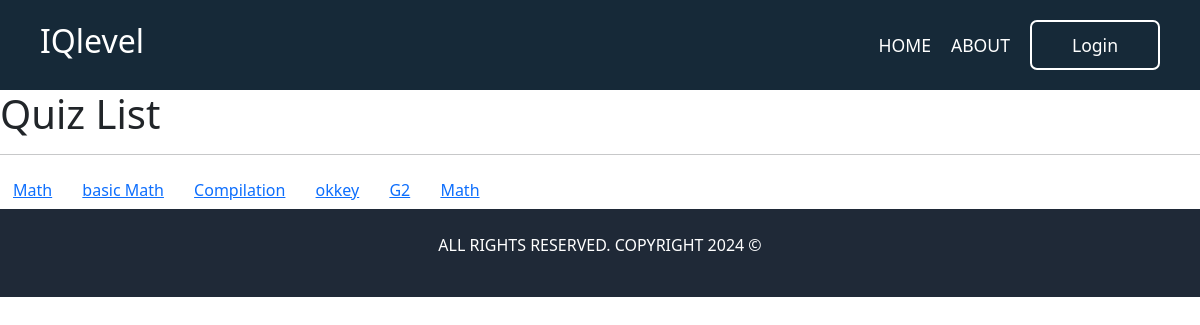
/quizes/, run on an earlier commit of the app's database.
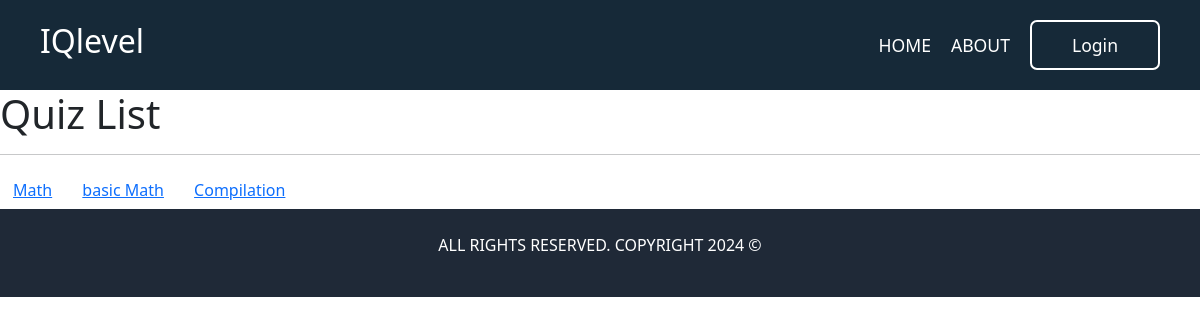
And on a later commit of the database.
### quizes/models.py (models this page shows, shortened)
class Quiz(models.Model):
    name = models.CharField(max_length=120)
    topic = models.CharField(max_length=120)
    number_of_questions = models.IntegerField()
    time = models.IntegerField(help_text="duration of quiz in Minutes")
    difficulty = models.CharField(max_length=6, choices=DIFF_CHOICES)
    required_score = models.IntegerField(help_text="required score to pass the quiz")
    created_by = models.ForeignKey(Professor, on_delete=models.CASCADE)
    start_time = models.DateTimeField()  # Students can access from this time
    end_time = models.DateTimeField()  # Access closes after this time
    groups = models.ManyToManyField(Group)  # Assign quiz to multiple groups
    created_at = models.DateTimeField(auto_now_add=True)
    class Meta:
        verbose_name_plural = "Quizes"

### quizes/views.py (the view)
# urls.py: path('', QuizListView.as_view(), name='main-view'),
class QuizListView(ListView):
    model = Quiz
    template_name = 'quizes/main.html'

### theme/templates/quizes/main.html (shortened to what this page needs)
{% extends "base.html" %}
{% load static %}
{% block scripts %}
    <link rel="stylesheet" href="https://cdn.jsdelivr.net/npm/bootstrap@5.2.3/dist/css/bootstrap.min.css">
{% endblock scripts %}
{% block content %}
    <div class="h1">Quiz List</div>
    <hr>
    {% for obj in object_list %}
        <button
            class="btn btn-link modal-button"
            data-pk="{{ obj.pk }}"
            data-quiz="{{ obj.name }}"
            data-questions="{{ obj.number_of_questions }}"
            data-time="{{ obj.time }}"
            data-difficulty="{{ obj.difficulty }}"
            data-pass="{{ obj.required_score }}"
            data-bs-toggle="modal"
            data-bs-target="#quizStartModal">
            {{ obj.name }}
        </button>
    {% endfor %}
{% endblock content %}

What changed in the data, as far as the page shows it:
removed Quiz: name "okkey"
removed Quiz: name "G2"
removed Quiz: name "Math"
